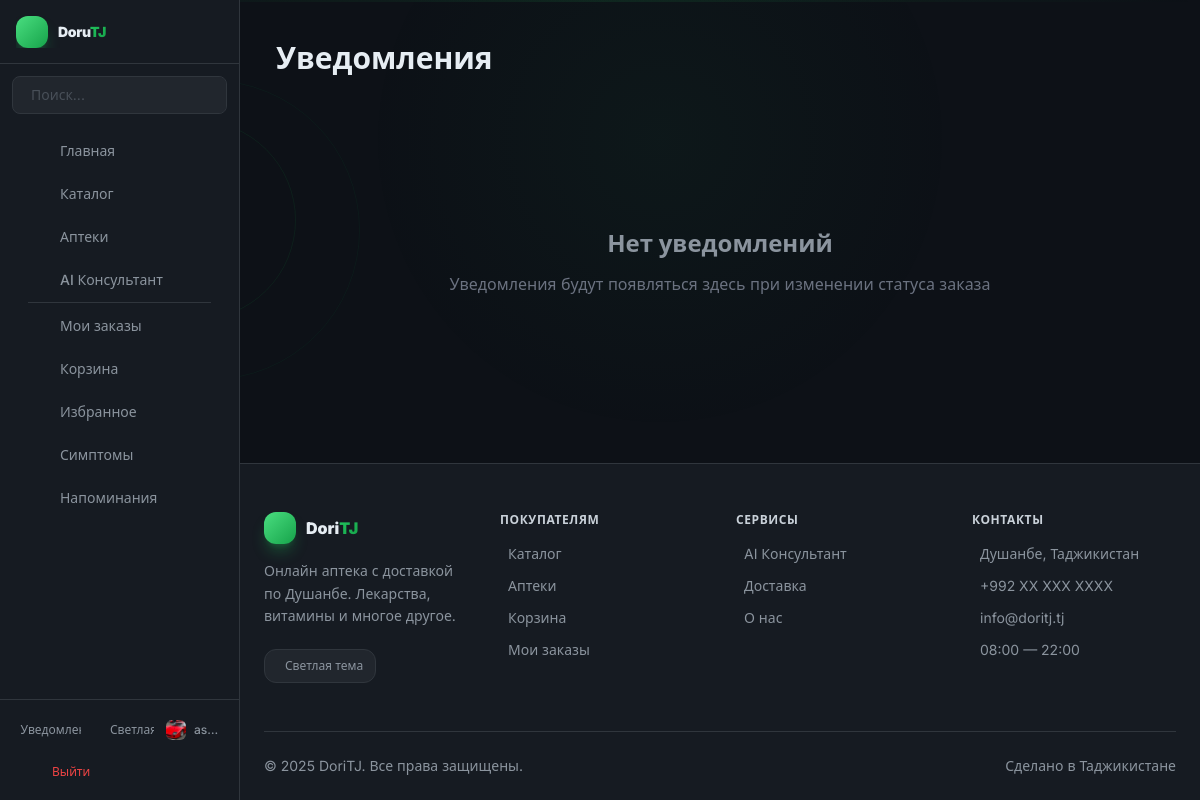
The app's page /notifications/ (signed in) with its own data.
### accounts/models.py (models this page shows, shortened)
class User(AbstractUser):
    phone = models.CharField(max_length=20, blank=True)
    address = models.TextField(blank=True)
    birth_date = models.DateField(null=True, blank=True)
    avatar = models.ImageField(upload_to='avatars/', blank=True)
    age = models.PositiveIntegerField(null=True, blank=True)
    is_courier = models.BooleanField(default=False)
    is_manager = models.BooleanField(default=False)

### notifications/views.py (the view)
# urls.py: path('', views.notification_list, name='notifications'),
@login_required
def notification_list(request):
    notifications = Notification.objects.filter(user=request.user)
    return render(request, 'notifications.html', {'notifications': notifications})

### accounts/backend.py (called while the page is built)
    def get_user(self, user_id):
        try:
            return User.objects.get(pk=user_id)
        except User.DoesNotExist:
            return None

### server/context_processors.py (called while the page is built)
def mobile_nav_items(request):
    if request.user.is_authenticated and not request.user.is_courier and not request.user.is_manager:
        items = [
            {'url': reverse('catalog'), 'icon': 'ti ti-pill', 'label': _('Каталог')},
            {'url': reverse('pharmacy_list'), 'icon': 'ti ti-building-hospital', 'label': _('Аптеки')},
            {'url': reverse('consultant'), 'icon': 'ti ti-robot', 'label': _('AI Консультант')},
            {'url': reverse('my_orders'), 'icon': 'ti ti-package', 'label': _('Заказы')},
            {'url': reverse('favorites'), 'icon': 'ti ti-star', 'label': _('Избранное')},
            {'url': reverse('symptom_search'), 'icon': 'ti ti-stethoscope', 'label': _('Симптомы')},
            {'url': reverse('reminders'), 'icon': 'ti ti-bell-plus', 'label': _('Напоминания')},
        ]
        return {'mobile_nav_items': items}
    return {}

### templates/notifications.html (shortened to what this page needs)
{% extends 'base.html' %}
{% load i18n %}
{% block content %}
<div class="flex items-center justify-between mb-6 md:mb-8">
    <div class="flex items-center gap-3">
        <h1 class="text-2xl md:text-3xl font-black text-gray-900 dark:text-white">{% trans 'Уведомления' %}</h1>
    </div>
</div>
{% for notif in notifications %}
<a href="{% url 'notification_read' notif.pk %}"
   class="block bg-white dark:bg-gray-900 rounded-2xl border border-gray-200 dark:border-gray-700/50 p-4 md:p-5 mb-3 hover:shadow-md transition-all card-lift {% if not notif.is_read %}border-l-4 border-l-brand-500 dark:border-l-brand-400 bg-brand-50/50 dark:bg-brand-900/10{% endif %}">
    <div class="flex items-start justify-between gap-3">
        <div class="flex items-start gap-3 min-w-0">
            <div class="flex-shrink-0 w-10 h-10 rounded-xl {% if not notif.is_read %}bg-brand-500{% else %}bg-gray-100 dark:bg-gray-800{% endif %} flex items-center justify-center">
                <i class="ti ti-bolt text-white {% if notif.is_read %}text-gray-400{% endif %} text-lg"></i>
            </div>
            <div class="min-w-0">
                <h3 class="font-semibold text-gray-900 dark:text-white text-sm {% if not notif.is_read %}pr-2{% endif %}">
                    {{ notif.title }}
                    {% if not notif.is_read %}
                    <span class="inline-block w-2 h-2 rounded-full bg-brand-500 ml-1.5 align-middle"></span>
                    {% endif %}
                </h3>
                <p class="text-gray-500 dark:text-gray-400 text-sm mt-0.5">{{ notif.message }}</p>
                <p class="text-gray-400 dark:text-gray-600 text-xs mt-2">{{ notif.created_at|date:"d.m.Y H:i" }}</p>
            </div>
        </div>
        <i class="ti ti-chevron-right text-gray-300 dark:text-gray-600 flex-shrink-0 mt-2"></i>
    </div>
</a>
{% empty %}
<div class="text-center py-24">
    <h2 class="text-2xl font-bold text-gray-700 dark:text-gray-300 mb-3">{% trans 'Нет уведомлений' %}</h2>
    <p class="text-gray-400 dark:text-gray-500">{% trans 'Уведомления будут появляться здесь при изменении статуса заказа' %}</p>
</div>
{% endfor %}
{% endblock %}

### templates/base.html (shortened to what this page needs)
{% load i18n %}
{% get_current_language as LANGUAGE_CODE %}
<!DOCTYPE html>
<html lang="{{ LANGUAGE_CODE }}" class="scroll-smooth dark">
<head>
  <script src="https://cdn.tailwindcss.com"></script>
  <link rel="stylesheet" href="https://cdn.jsdelivr.net/npm/@tabler/icons-webfont@latest/tabler-icons.min.css">
</head>
<body class="bg-[#0d1117] text-[#e6edf3] antialiased min-h-screen">
<div style="position:fixed;inset:0;pointer-events:none;z-index:0;overflow:hidden">
  <div style="position:absolute;top:-20%;left:30%;width:600px;height:600px;background:radial-gradient(circle,rgba(34,197,94,0.04) 0%,transparent 70%);border-radius:50%"></div>
</div>
<aside id="sidebar" class="sidebar flex flex-col bg-[#161b22] border-r border-[#30363d]">
  <div class="flex items-center justify-between h-16 px-4 border-b border-[#30363d] flex-shrink-0">
    <a href="{% url 'home' %}" class="flex items-center gap-2.5 overflow-hidden flex-shrink-0">
      <div class="w-8 h-8 bg-gradient-to-br from-brand-400 to-brand-600 rounded-xl flex items-center justify-center shadow-lg shadow-brand-500/30 flex-shrink-0">
      </div>
      <span class="sidebar-logo-text text-sm font-black tracking-tight truncate transition-all duration-300">
        Doru<span class="text-gradient">TJ</span>
      </span>
    </a>
    <button onclick="toggleSidebar()" class="w-7 h-7 rounded-lg flex items-center justify-center text-gray-500 hover:text-[#e6edf3] hover:bg-[#21262d] transition-all flex-shrink-0 sidebar-collapse-btn">
    </button>
  </div>
  {% if user.is_authenticated and not user.is_courier and not user.is_manager %}
  <div class="sidebar-search px-3 pt-3 pb-1">
    <form method="GET" action="{% url 'catalog' %}" class="input-glow">
      <div class="flex items-center bg-[#21262d] rounded-lg border border-[#30363d] hover:border-brand-500/50 focus-within:border-brand-500 transition-all overflow-hidden">
        <input type="text" name="search" placeholder="{% trans 'Поиск...' %}"
               class="w-full bg-transparent px-2 py-2 text-sm text-[#e6edf3] placeholder-[#484f58] focus:outline-none">
      </div>
    </form>
  </div>
  {% endif %}
  <nav class="flex-1 overflow-y-auto scrollbar-none px-3 py-3 space-y-0.5 sidebar-nav">
    {% url 'home' as home_url %}
    {% url 'catalog' as catalog_url %}
    {% url 'pharmacy_list' as pharmacy_url %}
    {% url 'consultant' as consultant_url %}
    {% url 'my_orders' as orders_url %}
    {% url 'cart' as cart_url %}
    {% url 'favorites' as favorites_url %}
    {% url 'symptom_search' as symptom_url %}
    {% url 'reminders' as reminders_url %}
    {% url 'profile' as profile_url %}
    {% with request.path as path %}
    <a href="{{ home_url }}" class="sidebar-item {% if path == home_url %}active{% endif %}">
      <span class="sidebar-label">{% trans 'Главная' %}</span>
    </a>
    {% if not user.is_courier and not user.is_manager %}
    <a href="{{ catalog_url }}" class="sidebar-item {% if path == catalog_url %}active{% endif %}">
      <span class="sidebar-label">{% trans 'Каталог' %}</span>
    </a>
    <a href="{{ pharmacy_url }}" class="sidebar-item {% if path == pharmacy_url %}active{% endif %}">
      <span class="sidebar-label">{% trans 'Аптеки' %}</span>
    </a>
    <a href="{{ consultant_url }}" class="sidebar-item {% if path == consultant_url %}active{% endif %}">
      <span class="sidebar-label">AI {% trans 'Консультант' %}</span>
    </a>
    {% endif %}
    {% if user.is_authenticated and not user.is_courier and not user.is_manager %}
    <div class="sidebar-divider"></div>
    <a href="{{ orders_url }}" class="sidebar-item {% if path == orders_url %}active{% endif %}">
      <span class="sidebar-label">{% trans 'Мои заказы' %}</span>
    </a>
    <a href="{{ cart_url }}" class="sidebar-item {% if path == cart_url %}active{% endif %}">
      <span class="sidebar-label">{% trans 'Корзина' %}</span>
    </a>
    <a href="{{ favorites_url }}" class="sidebar-item {% if path == favorites_url %}active{% endif %}">
      <span class="sidebar-label">{% trans 'Избранное' %}</span>
    </a>
    <a href="{{ symptom_url }}" class="sidebar-item {% if path == symptom_url %}active{% endif %}">
      <span class="sidebar-label">{% trans 'Симптомы' %}</span>
    </a>
    <a href="{{ reminders_url }}" class="sidebar-item {% if path == reminders_url %}active{% endif %}">
      <span class="sidebar-label">{% trans 'Напоминания' %}</span>
    </a>
    {% endif %}
    {% endwith %}
  </nav>
  <div class="border-t border-[#30363d] px-3 py-3 flex-shrink-0 sidebar-bottom">
    {% if user.is_authenticated %}
    <div class="flex items-center justify-between gap-1 mb-2">
      <a href="{% url 'notifications' %}" class="sidebar-item !p-2 !rounded-lg flex-1 flex items-center justify-center gap-2 relative" title="{% trans 'Уведомления' %}">
        <span class="sidebar-label text-xs">{% trans 'Уведомления' %}</span>
      </a>
      <button onclick="toggleTheme()" class="sidebar-item !p-2 !rounded-lg flex-1 flex items-center justify-center gap-2" title="{% trans 'Тема' %}">
        <span id="sidebar-theme-text" class="sidebar-label text-xs">{% trans 'Тёмная' %}</span>
      </button>
      <a href="{% url 'profile' %}" class="sidebar-item !p-2 !rounded-lg flex-1 flex items-center justify-center gap-2" title="{% trans 'Профиль' %}">
        <div class="w-5 h-5 rounded-md overflow-hidden flex-shrink-0">
          {% if user.avatar %}
          <img src="{{ user.avatar.url }}" class="w-full h-full object-cover">
          {% else %}
          <div class="w-full h-full bg-gradient-to-br from-brand-400 to-brand-600 flex items-center justify-center text-white text-[8px] font-bold">
            {{ user.username|first|upper }}
          </div>
          {% endif %}
        </div>
        <span class="sidebar-label text-xs truncate">{{ user.username }}</span>
      </a>
    </div>
    <a href="{% url 'logout' %}" class="sidebar-item !p-2 !rounded-lg text-red-500 hover:bg-red-500/10 hover:text-red-400">
      <span class="sidebar-label text-xs">{% trans 'Выйти' %}</span>
    </a>
    {% endif %}
  </div>
</aside>
<div id="main-wrapper" class="main-content flex flex-col min-h-screen relative z-10">
  <main class="flex-1 w-full max-w-7xl mx-auto px-4 md:px-6 py-6 md:py-10">
    {% block content %}{% endblock %}
  </main>
  <footer class="bg-[#161b22] border-t border-[#30363d] mt-auto pb-20 lg:pb-0">
    <div class="max-w-7xl mx-auto px-4 md:px-6">
      <div class="grid grid-cols-2 md:grid-cols-4 gap-8 py-12">
        <div class="col-span-2 md:col-span-1">
          <a href="{% url 'home' %}" class="flex items-center gap-2.5 mb-4 group">
            <div class="w-8 h-8 bg-gradient-to-br from-brand-400 to-brand-600 rounded-xl flex items-center justify-center group-hover:scale-105 transition-transform shadow-lg shadow-brand-500/30">
            </div>
            <span class="font-black text-[#e6edf3]">Dori<span class="text-gradient">TJ</span></span>
          </a>
          <p class="text-[#8b949e] text-sm leading-relaxed mb-5 max-w-xs">
            {% trans 'Онлайн аптека с доставкой по Душанбе. Лекарства, витамины и многое другое.' %}
          </p>
          <button onclick="toggleTheme()" class="inline-flex items-center gap-2 bg-[#21262d] hover:bg-[#30363d] px-3 py-2 rounded-xl text-xs font-medium text-[#8b949e] btn-press transition-all border border-[#30363d]">
            <span id="footer-theme-text">{% trans 'Тёмная тема' %}</span>
          </button>
        </div>
        <div>
          <h4 class="text-xs font-semibold text-[#c9d1d9] uppercase tracking-wider mb-4">{% trans 'Покупателям' %}</h4>
          <ul class="space-y-3">
            <li><a href="{% url 'catalog' %}" class="flex items-center gap-2 text-sm text-[#8b949e] hover:text-brand-500 transition-colors">{% trans 'Каталог' %}</a></li>
            <li><a href="{% url 'pharmacy_list' %}" class="flex items-center gap-2 text-sm text-[#8b949e] hover:text-brand-500 transition-colors">{% trans 'Аптеки' %}</a></li>
            <li><a href="{% url 'cart' %}" class="flex items-center gap-2 text-sm text-[#8b949e] hover:text-brand-500 transition-colors">{% trans 'Корзина' %}</a></li>
            <li><a href="{% url 'my_orders' %}" class="flex items-center gap-2 text-sm text-[#8b949e] hover:text-brand-500 transition-colors">{% trans 'Мои заказы' %}</a></li>
          </ul>
        </div>
        <div>
          <h4 class="text-xs font-semibold text-[#c9d1d9] uppercase tracking-wider mb-4">{% trans 'Сервисы' %}</h4>
          <ul class="space-y-3">
            <li><a href="{% url 'consultant' %}" class="flex items-center gap-2 text-sm text-[#8b949e] hover:text-brand-500 transition-colors">{% trans 'AI Консультант' %}</a></li>
            <li><a href="#" class="flex items-center gap-2 text-sm text-[#8b949e] hover:text-brand-500 transition-colors">{% trans 'Доставка' %}</a></li>
            <li><a href="#" class="flex items-center gap-2 text-sm text-[#8b949e] hover:text-brand-500 transition-colors">{% trans 'О нас' %}</a></li>
          </ul>
        </div>
        <div>
          <h4 class="text-xs font-semibold text-[#c9d1d9] uppercase tracking-wider mb-4">{% trans 'Контакты' %}</h4>
          <ul class="space-y-3 mb-5">
            <li class="flex items-start gap-2 text-sm text-[#8b949e]">{% trans 'Душанбе, Таджикистан' %}</li>
            <li><a href="tel:+992XXXXXXXXX" class="flex items-center gap-2 text-sm text-[#8b949e] hover:text-brand-500 transition-colors">+992 XX XXX XXXX</a></li>
            <li><a href="mailto:info@doritj.tj" class="flex items-center gap-2 text-sm text-[#8b949e] hover:text-brand-500 transition-colors">info@doritj.tj</a></li>
            <li class="flex items-center gap-2 text-sm text-[#8b949e]">08:00 — 22:00</li>
          </ul>
        </div>
      </div>
      <div class="border-t border-[#30363d] py-6 flex flex-col md:flex-row items-center justify-between gap-3">
        <p class="text-sm text-[#8b949e]">{% blocktrans %}© 2025 DoriTJ. Все права защищены.{% endblocktrans %}</p>
        <p class="text-sm text-[#8b949e] flex items-center gap-1.5">{% trans 'Сделано в Таджикистане' %}</p>
      </div>
    </div>
  </footer>
</div>
</body>
</html>

### templates/base.html (style rules this page uses)
*,*::before,*::after { box-sizing:border-box }
html { font-family:'Inter',system-ui,sans-serif }
html.dark body { background:#0d1117!important;color:#e6edf3!important }
html.dark .text-gray-900 { color:#e6edf3!important }
html.dark .text-gray-700 { color:#8b949e!important }
html.dark .text-gray-500 { color:#6e7681!important }
html.dark input:not([type=submit]):not([type=button]), html.dark select, html.dark textarea { background-color:#21262d!important;border-color:#30363d!important;color:#e6edf3!important }
html.dark input::placeholder,html.dark textarea::placeholder { color:#484f58!important }
.sidebar { width:240px;min-width:240px;transition:width .3s cubic-bezier(.4,0,.2,1),min-width .3s cubic-bezier(.4,0,.2,1) }
.sidebar .sidebar-label { opacity:1;width:auto;transition:opacity .2s .1s,width .2s .1s }
.sidebar-item { position:relative;display:flex;align-items:center;gap:12px;padding:10px 16px;border-radius:12px;font-size:14px;font-weight:500;transition:all .2s;color:#8b949e;cursor:pointer;text-decoration:none;white-space:nowrap;overflow:hidden }
.sidebar-divider { height:1px;background:#30363d;margin:8px 16px }
.main-content { margin-left:240px;transition:margin-left .3s cubic-bezier(.4,0,.2,1) }
.text-gradient { background:linear-gradient(135deg,#22c55e,#16a34a);-webkit-background-clip:text;-webkit-text-fill-color:transparent;background-clip:text }
.scrollbar-none { -ms-overflow-style:none;scrollbar-width:none }
@media (min-width:1024px) { .sidebar { transform:translateX(0);position:fixed;top:0;left:0;height:100%;z-index:50 } }

### records on screen
User: avatar (picture), username "as…"
